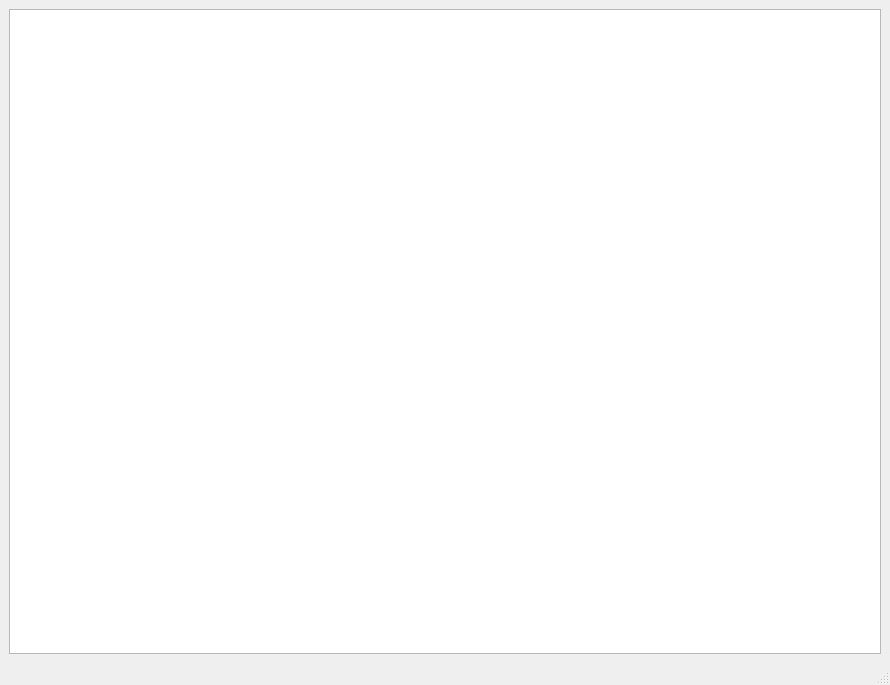
<?xml version="1.0" encoding="UTF-8"?>
<ui version="4.0">
 <class>MainWindow</class>
 <widget class="QMainWindow" name="MainWindow">
  <property name="geometry">
   <rect>
    <x>0</x>
    <y>0</y>
    <width>890</width>
    <height>685</height>
   </rect>
  </property>
  <property name="maximumSize">
   <size>
    <width>1500</width>
    <height>1000</height>
   </size>
  </property>
  <property name="windowTitle">
   <string>MainWindow</string>
  </property>
  <widget class="QWidget" name="centralwidget">
   <layout class="QVBoxLayout" name="verticalLayout">
    <item>
     <widget class="QGraphicsView" name="graphicsView">
      <property name="maximumSize">
       <size>
        <width>2000</width>
        <height>1000</height>
       </size>
      </property>
     </widget>
    </item>
   </layout>
  </widget>
  <widget class="QMenuBar" name="menubar">
   <property name="geometry">
    <rect>
     <x>0</x>
     <y>0</y>
     <width>890</width>
     <height>21</height>
    </rect>
   </property>
  </widget>
  <widget class="QStatusBar" name="statusbar"/>
 </widget>
 <resources/>
 <connections/>
</ui>
